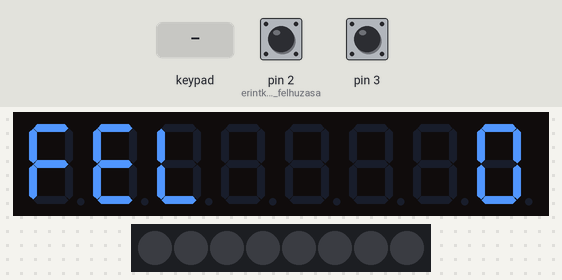
Recording of a program running on a simulated Arduino Nano, built with avr-gcc and run on an emulated ATmega328P. Parts: 8-digit seven-segment display, 8 RGB LEDs in strip order, left to right. The test bench sets the inputs (shaded band); at power-on: pin 2 (erintkezok_felhuzasa) HIGH, pin 3 HIGH.

Above: at 1.2 s.
1.3 s: pin 2 (erintkezok_felhuzasa) pulled LOW for 0.15 s
At 2.2 s:
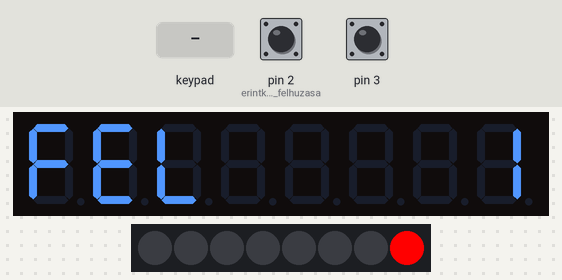
2.9 s: keypad keys 2 5 pressed 0.4 s apart
At 4.4 s:
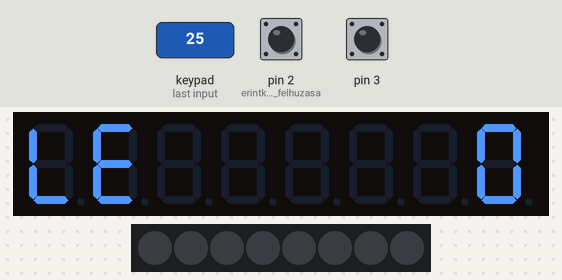
5.2 s: key '1' pressed
At 5.9 s:
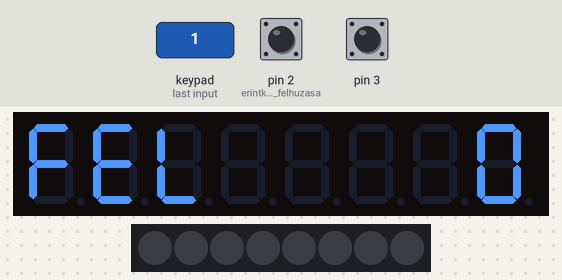
6.8 s: key '4' pressed
At 8.1 s:
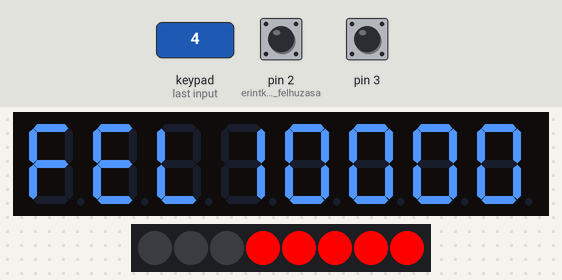
8.4 s: keypad keys 1 2 pressed 0.4 s apart
At 9.8 s:
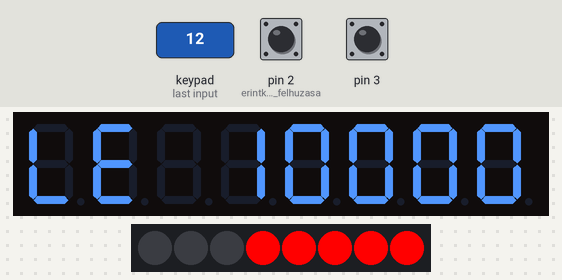
10.7 s: key '3' pressed
At 11.3 s:
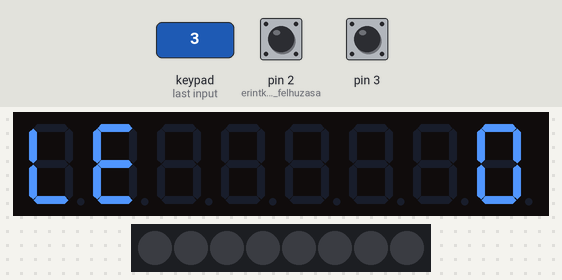
Timing chart, 0 to 13.3 s (numbered marks = the images above; inputs shaded):
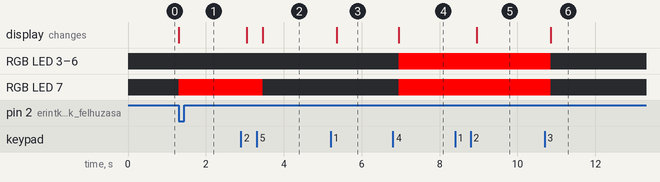

Measured:
- after the input at 1.3 s, RGB LED 7: off → RGB(255, 0, 0) at once; the display: changes at once (image 1)
- after the input at 2.9 s, RGB LED 7: RGB(255, 0, 0) → off after 0.55 s; the display: first changes after 0.15 s (image 2 shows a later state)
- after the input at 5.2 s, the display: changes after 0.15 s (image 3)
- after the input at 6.8 s, RGB LED 3–7: off → RGB(255, 0, 0) after 0.15 s; the display: changes after 0.15 s (image 4)
- after the input at 8.4 s, the display: changes after 0.55 s (image 5)
- after the input at 10.7 s, RGB LED 3–7: RGB(255, 0, 0) → off after 0.15 s; the display: changes after 0.15 s (image 6)

The program:

main.cpp
```cpp
/******************************************************************************
*   Author       -  Görföl Zoltán
*   Date         -  2020.01.27.
*   Chip         -  Ardiono Nano, LED & KEY Board (TM1638)
*   Compiler     -  PlatformIO & Vs Code
*
*   Szamlalo (fel/le/0-99999) tekercselogephez
*
*******************************************************************************
*
*   +---+ +---+ +---+ +---+ +---+ +---+ +---+ +---+
*   !   ! !   ! !   ! !   ! !   ! !   ! !   ! !   !
*   ! 0 ! ! 1 ! ! 2 ! ! 3 ! ! 4 ! ! 5 ! ! 6 ! ! 7 !
*   !   ! !   ! !   ! !   ! !   ! !   ! !   ! !   !
*   +---+ +---+ +---+ +---+ +---+ +---+ +---+ +---+
*
*   +---+ +---+ +---+ +---+ +---+ +---+ +---+ +---+
*   ! O ! ! O ! ! O ! ! O ! ! O ! ! O ! ! O ! ! O !
*   +---+ +---+ +---+ +---+ +---+ +---+ +---+ +---+
*    Fel  Le    Reset 10000 1000  100   10    1
*
*******************************************************************************/

#include "TM1638.h"

int i;                                     // munka valtozo
long n= 0;                                 // szamlalo
boolean irany = true;                      // irany (true-fel, false-le)
unsigned char kapcsolo_allapot= 0;         // kapcsolo elozo allapot
unsigned char key;                         // tárolt bill.

TM1638 k( 5, 6, 7);                        // data_io, clock, strobe

void kijelzes(boolean irany, long num) {
     String work = String(num, DEC);
     while (work.length() < 5) work = " " + work;
     if( irany ) work = "FEL" + work;
     else        work = "LE " + work;
     k.setDisplayToString(work, 0);

     byte LedByte = 0;
     long q = num;                         // LED kiiras
     if ( q % 10) LedByte = 128;           // 1
     q = q / 10;
     if ( q % 10) LedByte = 128+64;        // 10
     q = q / 10;
     if ( q % 10) LedByte = 128+64+32;     // 100
     q = q / 10;
     if ( q % 10) LedByte = 128+64+32+16;  // 1000
     q = q / 10;
     if ( q % 10) LedByte = 128+64+32+16+8;// 10000
     k.setLEDs(LedByte);
}

void incr_decr(boolean irany, long num) {
    if( irany ) n = min(n+num, 99999);
    else        n = max(n-num, 0);
}

void setup()
{
   pinMode(2, INPUT_PULLUP); // erintkezok felhuzasa
   pinMode(3, INPUT_PULLUP);
   kijelzes(irany, n);
}

void loop()
{
   if ( ( digitalRead( 2) == 0) && ( kapcsolo_allapot == 0)) { // kapcsolo be
      kapcsolo_allapot= 1;                                     // 2-es 3-as csere felfutó v. lefutó élre számoljon.
      incr_decr( irany, 1 );                                   // 2-es a kapcs. középső vez.-ről ---> nyomáskor számol.
   }                                                           // ell. esetben elengedéskor számolna.
   if ( digitalRead( 3) == 0) kapcsolo_allapot= 0;             // kapcsolo ki

   i= k.getButtons();                   // bill. kezeles
   if (i > 0) {
       key= i;                          // bill. eltarolasa
   }
   else {                               // bill. elengedése utáni feldolg.
     if ( key == 1)   irany= true;      // fel
     if ( key == 2)   irany= false;     // le
     if ( key == 4)   n= 0;             // reset
     if ( key == 8)   incr_decr(irany, 10000);
     if ( key == 16)  incr_decr(irany, 1000);
     if ( key == 32)  incr_decr(irany, 100);
     if ( key == 64)  incr_decr(irany, 10);
     if ( key == 128) incr_decr(irany, 1);
     kijelzes(irany, n);
     key = 0;
   }
}
```

TM16XX.cpp
```cpp
// (licence header left out)
#if defined(ARDUINO) && ARDUINO >= 100
	#include "Arduino.h"
#else
	#include "WProgram.h"
#endif

#include "TM16XX.h"
#include "string.h"

TM16XX::TM16XX(byte dataPin, byte clockPin, byte strobePin, byte displays, boolean activateDisplay,
	byte intensity)
{
  this->dataPin = dataPin;
  this->clockPin = clockPin;
  this->strobePin = strobePin;
  this->displays = displays;

  pinMode(dataPin, OUTPUT);
  pinMode(clockPin, OUTPUT);
  pinMode(strobePin, OUTPUT);

  digitalWrite(strobePin, HIGH);
  digitalWrite(clockPin, HIGH);

  sendCommand(0x40);
  sendCommand(0x80 | (activateDisplay ? 8 : 0) | min(7, intensity));

  digitalWrite(strobePin, LOW);
  send(0xC0);
  for (int i = 0; i < 16; i++) {
    send(0x00);
  }
  digitalWrite(strobePin, HIGH);
}

void TM16XX::setupDisplay(boolean active, byte intensity)
{
  sendCommand(0x80 | (active ? 8 : 0) | min(7, intensity));

  // necessary for the TM1640
  digitalWrite(strobePin, LOW);
  digitalWrite(clockPin, LOW);
  digitalWrite(clockPin, HIGH);
  digitalWrite(strobePin, HIGH);
}

void TM16XX::setDisplayDigit(byte digit, byte pos, boolean dot, const byte numberFont[])
{
  sendChar(pos, numberFont[digit & 0xF], dot);
}

void TM16XX::setDisplayToError()
{
    setDisplay(ERROR_DATA, 8);

	for (int i = 8; i < displays; i++) {
	    clearDisplayDigit(i, 0);
	}
}

void TM16XX::clearDisplayDigit(byte pos, boolean dot)
{
  sendChar(pos, 0, dot);
}

void TM16XX::setDisplay(const byte values[], unsigned int size)
{
  for (int i = 0; i < size; i++) {
    sendChar(i, values[i], 0);
  }
}

void TM16XX::clearDisplay()
{
  for (int i = 0; i < displays; i++) {
    sendData(i << 1, 0);
  }
}

void TM16XX::setDisplayToString(const char* string, const word dots, const byte pos, const byte font[])
{
  for (int i = 0; i < displays - pos; i++) {
  	if (string[i] != '\0') {
	  sendChar(i + pos, font[string[i] - 32], (dots & (1 << (displays - i - 1))) != 0);
	} else {
	  break;
	}
  }
}

void TM16XX::setDisplayToString(const String string, const word dots, const byte pos, const byte font[])
{
  int stringLength = string.length();

  for (int i = 0; i < displays - pos; i++) {
    if (i < stringLength) {
      sendChar(i + pos, font[string.charAt(i) - 32], (dots & (1 << (displays - i - 1))) != 0);
    } else {
      break;
    }
  }
}

void TM16XX::sendCommand(byte cmd)
{
  digitalWrite(strobePin, LOW);
  send(cmd);
  digitalWrite(strobePin, HIGH);
}

void TM16XX::sendData(byte address, byte data)
{
  sendCommand(0x44);
  digitalWrite(strobePin, LOW);
  send(0xC0 | address);
  send(data);
  digitalWrite(strobePin, HIGH);
}

void TM16XX::send(byte data)
{
  for (int i = 0; i < 8; i++) {
    digitalWrite(clockPin, LOW);
    digitalWrite(dataPin, data & 1 ? HIGH : LOW);
    data >>= 1;
    digitalWrite(clockPin, HIGH);
  }
}

byte TM16XX::receive()
{
  byte temp = 0;

  // Pull-up on
  pinMode(dataPin, INPUT);
  digitalWrite(dataPin, HIGH);

  for (int i = 0; i < 8; i++) {
    temp >>= 1;

    digitalWrite(clockPin, LOW);

    if (digitalRead(dataPin)) {
      temp |= 0x80;
    }

    digitalWrite(clockPin, HIGH);
  }

  // Pull-up off
  pinMode(dataPin, OUTPUT);
  digitalWrite(dataPin, LOW);

  return temp;
}

#if !defined(ARDUINO) || ARDUINO < 100
// empty implementation instead of pure virtual for older Arduino IDE
void TM16XX::sendChar(byte pos, byte data, boolean dot) {}
#endif
```

TM16XX.h
```cpp
// (licence header left out)
#ifndef TM16XX_h
#define TM16XX_h

#if defined(ARDUINO) && ARDUINO >= 100
	#include "Arduino.h"
#else
	#include "WProgram.h"
#endif

#include "TM16XXFonts.h"

class TM16XX
{
  public:
    /**
     * Instantiate a tm16xx module specifying the number of displays, display state,
     * the starting intensity (0-7) data, clock and stobe pins.
     */
    TM16XX(byte dataPin, byte clockPin, byte strobePin, byte displays, boolean activateDisplay = true,
    	byte intensity = 7);

    /** Set the display (segments and LEDs) active or off and intensity (range from 0-7). */
    virtual void setupDisplay(boolean active, byte intensity);

    /** Set a single display at pos (starting at 0) to a digit (left to right) */
    virtual void setDisplayDigit(byte digit, byte pos, boolean dot, const byte numberFont[] = NUMBER_FONT);
	/** Set the display to an error message */
	virtual void setDisplayToError();
	/** Clear  a single display at pos (starting at 0, left to right) */
    virtual void clearDisplayDigit(byte pos, boolean dot);
    /** Set the display to the values (left to right) */
    virtual void setDisplay(const byte values[], unsigned int length = 8);
    /** Clear the display */
	virtual void clearDisplay();

    /** Set the display to the string (defaults to built in font) */
	virtual void setDisplayToString(const char* string, const word dots = 0, const byte pos = 0,
		const byte font[] = FONT_DEFAULT);
    /** Set the display to the String (defaults to built in font) */
	virtual void setDisplayToString(String string, const word dots = 0, const byte pos = 0,
		const byte font[] = FONT_DEFAULT);

  protected:
	#if defined(ARDUINO) && ARDUINO >= 100
		// pure virtual is NOT supported in older Arduino IDE
		virtual void sendChar(byte pos, byte data, boolean dot) = 0;
	#else
		virtual void sendChar(byte pos, byte data, boolean dot);
	#endif


    virtual void sendCommand(byte led);
    virtual void sendData(byte add, byte data);
    virtual void send(byte data);
    virtual byte receive();

    byte displays;
    byte dataPin;
    byte clockPin;
    byte strobePin;
};

#endif
```

TM16XXFonts.h
```cpp
// (licence header left out)
#ifndef TM16XXFonts_h
#define TM16XXFonts_h

// definition for standard hexadecimal numbers
const byte NUMBER_FONT[] = {
  0b00111111, // 0
  0b00000110, // 1
  0b01011011, // 2
  0b01001111, // 3
  0b01100110, // 4
  0b01101101, // 5
  0b01111101, // 6
  0b00000111, // 7
  0b01111111, // 8
  0b01101111, // 9
  0b01110111, // A
  0b01111100, // B
  0b00111001, // C
  0b01011110, // D
  0b01111001, // E
  0b01110001  // F
};

const byte MINUS = 0b01000000;

// definition for error
const byte ERROR_DATA[] = {
  0b01111001, // E
  0b01010000, // r
  0b01010000, // r
  0b01011100, // o
  0b01010000, // r
  0,
  0,
  0
};

// definition for the displayable ASCII chars
const byte FONT_DEFAULT[] = {
  0b00000000, // (32)  <space>
  0b10000110, // (33)	!
  0b00100010, // (34)	"
  0b01111110, // (35)	#
  0b01101101, // (36)	$
  0b00000000, // (37)	%
  0b00000000, // (38)	&
  0b00000010, // (39)	'
  0b00110000, // (40)	(
  0b00000110, // (41)	)
  0b01100011, // (42)	*
  0b00000000, // (43)	+
  0b00000100, // (44)	,
  0b01000000, // (45)	-
  0b10000000, // (46)	.
  0b01010010, // (47)	/
  0b00111111, // (48)	0
  0b00000110, // (49)	1
  0b01011011, // (50)	2
  0b01001111, // (51)	3
  0b01100110, // (52)	4
  0b01101101, // (53)	5
  0b01111101, // (54)	6
  0b00100111, // (55)	7
  0b01111111, // (56)	8
  0b01101111, // (57)	9
  0b00000000, // (58)	:
  0b00000000, // (59)	;
  0b00000000, // (60)	<
  0b01001000, // (61)	=
  0b00000000, // (62)	>
  0b01010011, // (63)	?
  0b01011111, // (64)	@
  0b01110111, // (65)	A
  0b01111111, // (66)	B
  0b00111001, // (67)	C
  0b00111111, // (68)	D
  0b01111001, // (69)	E
  0b01110001, // (70)	F
  0b00111101, // (71)	G
  0b01110110, // (72)	H
  0b00000110, // (73)	I
  0b00011111, // (74)	J
  0b01101001, // (75)	K
  0b00111000, // (76)	L
  0b00010101, // (77)	M
  0b00110111, // (78)	N
  0b00111111, // (79)	O
  0b01110011, // (80)	P
  0b01100111, // (81)	Q
  0b00110001, // (82)	R
  0b01101101, // (83)	S
  0b01111000, // (84)	T
  0b00111110, // (85)	U
  0b00101010, // (86)	V
  0b00011101, // (87)	W
  0b01110110, // (88)	X
  0b01101110, // (89)	Y
  0b01011011, // (90)	Z
  0b00111001, // (91)	[
  0b01100100, // (92)	\ (this can't be the last char on a line, even in comment or it'll concat)
  0b00001111, // (93)	]
  0b00000000, // (94)	^
  0b00001000, // (95)	_
  0b00100000, // (96)	`
  0b01011111, // (97)	a
  0b01111100, // (98)	b
  0b01011000, // (99)	c
  0b01011110, // (100)	d
  0b01111011, // (101)	e
  0b00110001, // (102)	f
  0b01101111, // (103)	g
  0b01110100, // (104)	h
  0b00000100, // (105)	i
  0b00001110, // (106)	j
  0b01110101, // (107)	k
  0b00110000, // (108)	l
  0b01010101, // (109)	m
  0b01010100, // (110)	n
  0b01011100, // (111)	o
  0b01110011, // (112)	p
  0b01100111, // (113)	q
  0b01010000, // (114)	r
  0b01101101, // (115)	s
  0b01111000, // (116)	t
  0b00011100, // (117)	u
  0b00101010, // (118)	v
  0b00011101, // (119)	w
  0b01110110, // (120)	x
  0b01101110, // (121)	y
  0b01000111, // (122)	z
  0b01000110, // (123)	{
  0b00000110, // (124)	|
  0b01110000, // (125)	}
  0b00000001, // (126)	~
};

#endif
```
